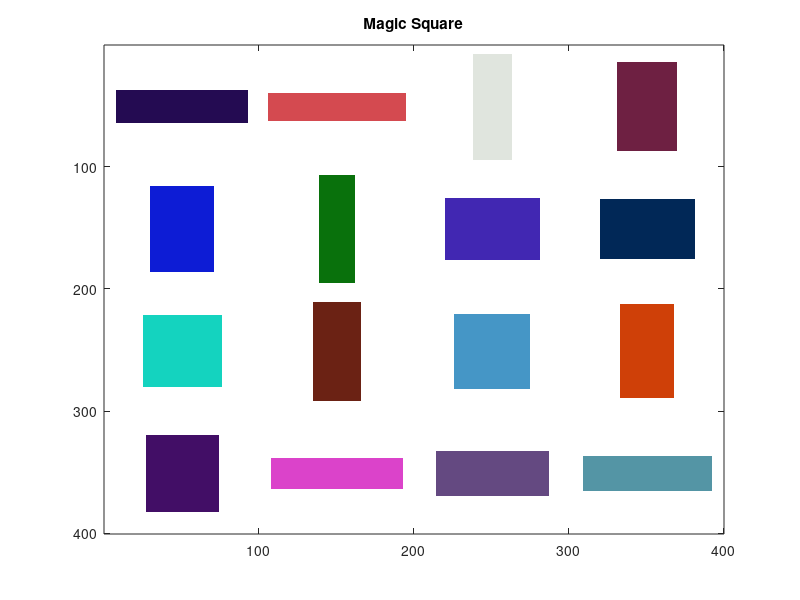

MATLAB code for this plot:
%%%%%%%%%%%%%%%%%%%%%%%%%%%%%%%%%%%%%%%%%%%%%%%%%%%%%%%%%%%%%%%%%%%%%%%%%%%%%%%%
%   Copyright 2012 Analog Devices Inc.
%
%   Licensed under the Apache License, Version 2.0 (the "License");
%   you may not use this file except in compliance with the License.
%   You may obtain a copy of the License at
%
%       http://www.apache.org/licenses/LICENSE-2.0
%
%   Unless required by applicable law or agreed to in writing, software
%   distributed under the License is distributed on an "AS IS" BASIS,
%   WITHOUT WARRANTIES OR CONDITIONS OF ANY KIND, either express or implied.
%   See the License for the specific language governing permissions and
%   limitations under the License.
%%%%%%%%%%%%%%%%%%%%%%%%%%%%%%%%%%%%%%%%%%%%%%%%%%%%%%%%%%%%%%%%%%%%%%%%%%%%%%%%%

function drawMagicSquare(b,figureNum,titleString)

    if nargin < 2
        figureNum = 1;
    end
    if nargin < 3
        titleString = 'Magic Square';
    end

    N = 4;
    numBits = 4;
    if nargin < 1
        b = rand(N,N,numBits);
    end

    squareWidth = 100;
    margin = 5;
    maxVal = (squareWidth)*N;

    x = ones(maxVal,maxVal,3);

    %TODO: This could probably be sped up by vectorizing some of the code.
    for i = 1:N
        for j = 1:N

            leftX = (j-1)*(squareWidth)+1;
            rightX = (j)*(squareWidth)+1;
            upperY = (N-i+1)*squareWidth+1;
            lowerY = (N-i)*squareWidth+1;

            minScale = 1/8;
            maxScale = .95;

            xScale = b(i,j,4)*(maxScale-minScale)+minScale;
            xMargin = int32(floor((squareWidth-squareWidth*xScale)/2));
            leftX = leftX+xMargin;
            rightX = rightX-xMargin;

            yScale = (1-b(i,j,4))*(maxScale-minScale)+minScale;
            yMargin = int32(floor((squareWidth-squareWidth*yScale)/2));
            upperY = upperY-yMargin;
            lowerY = lowerY+yMargin;

            %xSz = squareWidth-margin*2;

            for k = lowerY:upperY
                for l = leftX:rightX
                    x(k,l,:) = b(i,j,1:3)*.9;
                end
            end

        end
    end

    figure(figureNum), image(x);
    title(titleString);
end
